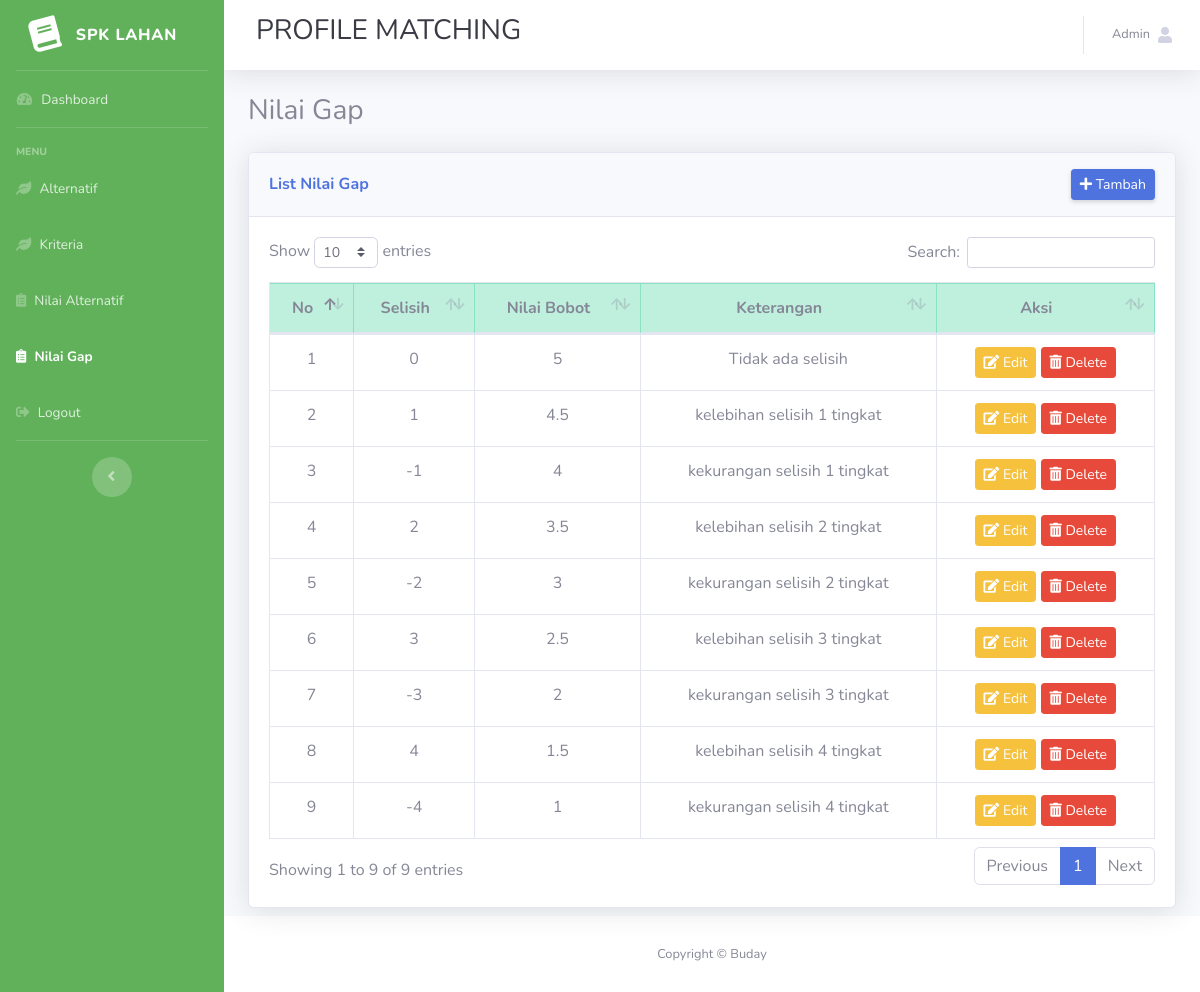
Page /admin/nilaigap.php (signed in) on the committed database.
### tables this page shows
CREATE TABLE `bobot` (
  `id_bobot` int(11) NOT NULL,
  `selisih` tinyint(3) NOT NULL,
  `nilai_bobot` float NOT NULL,
  `keterangan` varchar(100) NOT NULL
);

### functions.php (called while the page is built, shortened)
<?php
require 'koneksi.php';
function query($query) {
    global $conn;
    $result = mysqli_query($conn, $query);
    $rows = [];
    while( $row = mysqli_fetch_assoc($result) ){
        $rows[] = $row;
    }
    return $rows;
}
?>

### admin/nilaigap.php (the view, shortened to what this page needs)
<?php
require "../koneksi.php";
require "../functions.php";
include "../template/sidebar.php";
include "../template/topbar.php";
$nilaigap = query("SELECT * FROM bobot");
?>
 <div class="container-fluid">
<h1 class="h3 mb-4 text-judul">Nilai Gap</h1>
    <div class="card shadow mb-2">
    <div class="card-header py-3">
        <div class="d-sm-flex align-items-center justify-content-between ">
            <h6 class="m-0 font-weight-bold text-primary">List Nilai Gap</h6>
            <a href="#" class="d-none d-sm-inline-block btn btn-sm btn-primary shadow-sm" data-toggle="modal" data-target="#modalTambah"><i class="fas fa-plus"></i> Tambah</a>
        </div>
    </div>
      <div class="card-body">
      <div class="table-responsive">
      <table class="table table-bordered" id="dataTable" width="100%" cellspacing="0">
        <thead class="table-success">
          <tr>
            <th class="text-center">No</th>
            <th class="text-center">Selisih</th>
            <th class="text-center">Nilai Bobot</th>
            <th class="text-center">Keterangan</th>
            <th class="text-center">Aksi</th>
          </tr>
        </thead>
        <tbody>
        <?php $i=1;?>
        <?php foreach ($nilaigap as $row):?>
            <tr>
              <td class="text-center"><?=$i;?></td>
              <td class="text-center"><?=$row['selisih'];?></td>
              <td class="text-center"><?=$row['nilai_bobot'];?></td>
              <td class="text-center"><?=$row['keterangan'];?></td>
              <td class="text-center">
                <form method="POST">
                  <button type="button" id="edit" name="edit" class="btn btn-warning btn-sm" data-toggle="modal" data-target="#modalEdit<?= $row['id_bobot']; ?>">
                  <i class="fas fa-edit"></i> Edit</button>
                  <a class="btn btn-danger btn-sm" href="hapusnilaigap.php?id=<?php echo $row["id_bobot"]; ?>" onclick="return confirm('apakah anda yakin ingin dihapus');"><i class="fas fa-trash-alt"></i> Delete</a>
                  </form>
             </td>
            </tr>
            <?php $i++;?>
          <?php endforeach; ?>
        </tbody>
      </table>
      </div>
    </div>
  </div>
</div>
<?php include "../template/footer.php"; ?>

### rows in the picture
bobot: selisih "0", nilai_bobot "5", keterangan "Tidak ada selisih"
bobot: selisih "1", nilai_bobot "4.5", keterangan "kelebihan selisih 1 tingkat"
bobot: selisih "-1", nilai_bobot "4", keterangan "kekurangan selisih 1 tingkat"
bobot: selisih "2", nilai_bobot "3.5", keterangan "kelebihan selisih 2 tingkat"
bobot: selisih "-2", nilai_bobot "3", keterangan "kekurangan selisih 2 tingkat"
bobot: selisih "3", nilai_bobot "2.5", keterangan "kelebihan selisih 3 tingkat"
bobot: selisih "-3", nilai_bobot "2", keterangan "kekurangan selisih 3 tingkat"
bobot: selisih "4", nilai_bobot "1.5", keterangan "kelebihan selisih 4 tingkat"
bobot: selisih "-4", nilai_bobot "1", keterangan "kekurangan selisih 4 tingkat"
